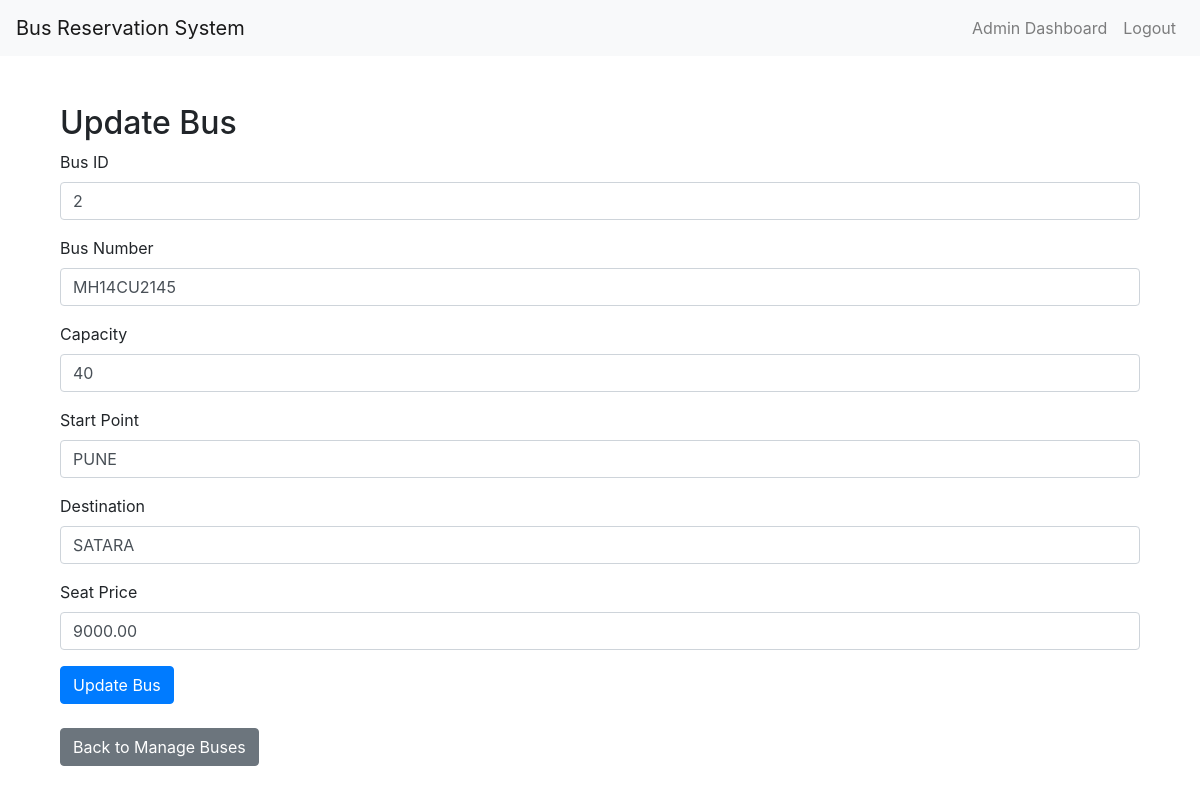
The page /update-bus/2/ (signed in) on the database its author committed.
### app2/models.py (models this page shows)
class Bus(models.Model):
    bus_id = models.AutoField(primary_key=True)
    bus_no = models.CharField(max_length=20)
    capacity = models.IntegerField()
    start_point = models.CharField(max_length=100)
    destination = models.CharField(max_length=100)
    seat_price = models.DecimalField(max_digits=8, decimal_places=2)
    available_seats = models.IntegerField(default=40)

### app2/views.py (the view, shortened to what this page needs)
# urls.py: path('update-bus/<int:bus_id>/', views.update_bus_view, name='update_bus'),
@user_passes_test(admin_check)
def update_bus_view(request, bus_id):
    bus = get_object_or_404(Bus, bus_id=bus_id)
    return render(request, 'update_bus.html', {'bus': bus})

### app2/views.py (called while the page is built)
def admin_check(user):
    return user.is_authenticated and user.is_staff

### templates/update_bus.html (shortened to what this page needs)
{% extends 'base.html' %}
{% block content %}
<div class="container">
    <h2 class="mt-4">Update Bus</h2>
    <form method="post">
        <div class="form-group">
            <label for="bus_id">Bus ID</label>
            <input type="text" class="form-control" id="bus_id" name="bus_id" value="{{ bus.bus_id }}" required>
        </div>
        <div class="form-group">
            <label for="bus_no">Bus Number</label>
            <input type="text" class="form-control" id="bus_no" name="bus_no" value="{{ bus.bus_no }}" required>
        </div>
        <div class="form-group">
            <label for="bus_capacity">Capacity</label>
            <input type="number" class="form-control" id="capacity" name="capacity" value="{{ bus.capacity }}" required>
        </div>
        <div class="form-group">
            <label for="start_point">Start Point</label>
            <input type="text" class="form-control" id="start_point" name="start_point" value="{{ bus.start_point }}" required>
        </div>
        <div class="form-group">
            <label for="destination">Destination</label>
            <input type="text" class="form-control" id="destination" name="destination" value="{{ bus.destination }}" required>
        </div>
        <div class="form-group">
            <label for="seat_price">Seat Price</label>
            <input type="text" class="form-control" id="seat_price" name="seat_price" value="{{ bus.seat_price }}" required>
        </div>
        <button type="submit" class="btn btn-primary">Update Bus</button>
    </form>
    <br>
    <a href="{% url 'manage_buses' %}" class="btn btn-secondary">Back to Manage Buses</a>
</div>
{% endblock %}

### rows shown on the page
Bus: bus_id "2", bus_no "MH14CU2145", capacity "40", start_point "PUNE", destination "SATARA", seat_price "9000.00"
